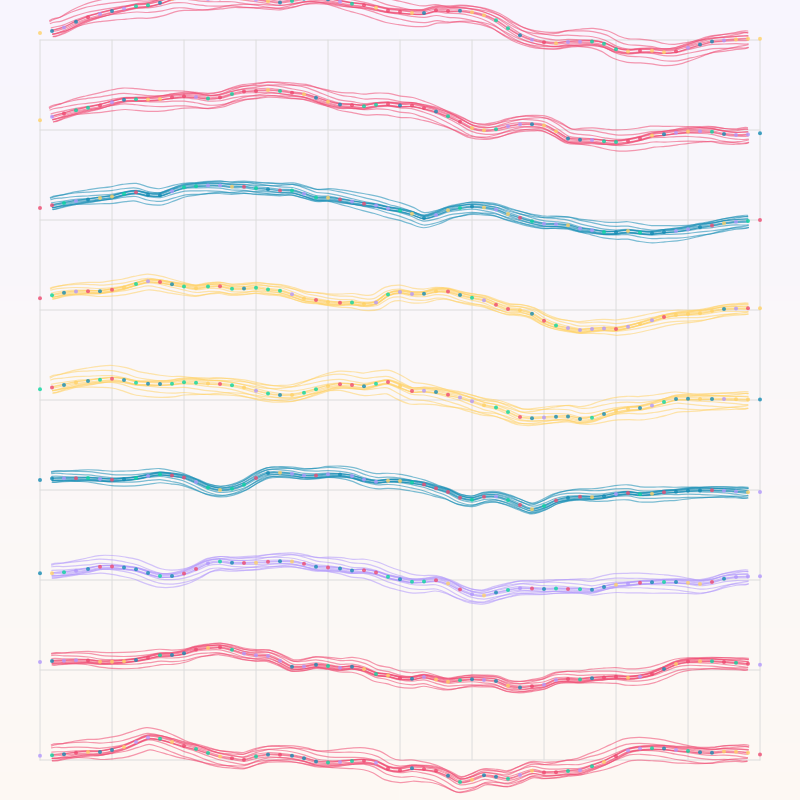
Frame 1 (no input)
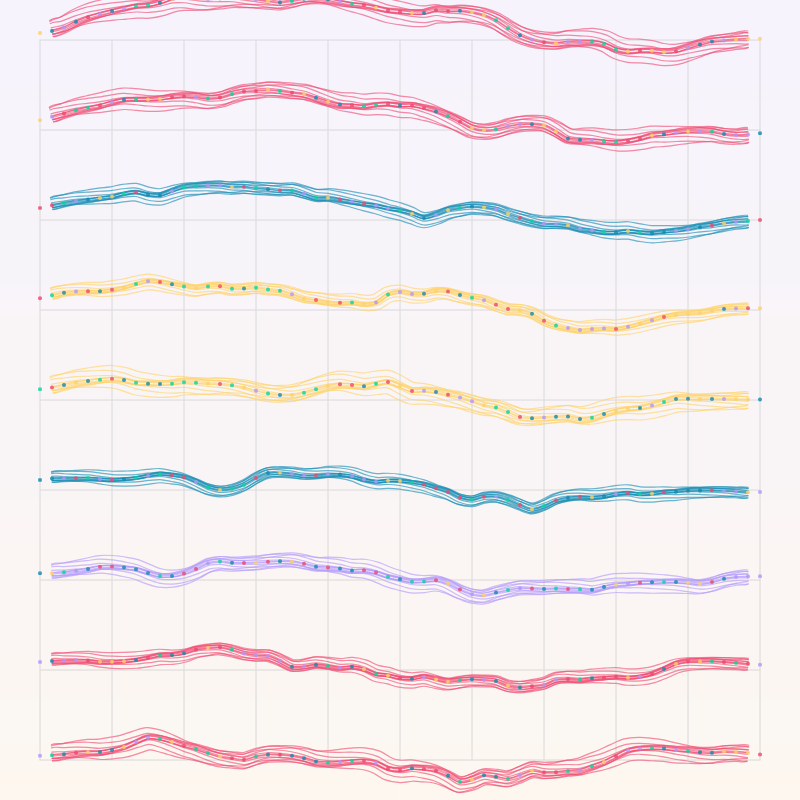
Frame 2 (the mouse pressed at the canvas centre, redrawn once)

The p5.js sketch that drew these frames (run headless with seeded random() and noise() and a simulated clock; the mouse was pressed at the canvas centre and the sketch redrawn once):

// p5.js sketch
// ── sketch.js
// Flowing ribbon/grid renderer
// Controls: complexity (smoothness/detail) and seed (repeatable layouts)

let complexitySlider, seedInput, randomBtn;
let animateChk, speedSlider;
let bgPickerA, bgPickerB;
let params = {
	seed: 2025,
	cols: 10,
	rows: 8,
	padding: 40,
	complexity: 0.5 // 0..1 controls noise scale and ribbon detail
};

function setup() {
	createCanvas(800, 800);

	// Simple controls: complexity slider, seed input, randomize
	const ctrlDiv = createDiv('').style('display', 'flex').style('gap', '12px').style('align-items','center').position(10, height + 10);

	ctrlDiv.child(createSpan('Complexity').style('font-family','sans-serif'));
	complexitySlider = createSlider(0, 100, params.complexity * 100, 1);
	ctrlDiv.child(complexitySlider);

	// Animate toggle and speed
	ctrlDiv.child(createSpan('Animate').style('font-family','sans-serif'));
	animateChk = createCheckbox('', false);
	ctrlDiv.child(animateChk);
	ctrlDiv.child(createSpan('Speed').style('font-family','sans-serif'));
	speedSlider = createSlider(10, 240, 60, 1);
	ctrlDiv.child(speedSlider);

	ctrlDiv.child(createSpan('Seed').style('font-family','sans-serif'));
	seedInput = createInput(String(params.seed));
	seedInput.attribute('size', '6');
	ctrlDiv.child(seedInput);

	ctrlDiv.child(createSpan('BG A').style('font-family','sans-serif'));
	bgPickerA = createColorPicker('#f6f3ff');
	ctrlDiv.child(bgPickerA);
	ctrlDiv.child(createSpan('BG B').style('font-family','sans-serif'));
	bgPickerB = createColorPicker('#fef7f0');
	ctrlDiv.child(bgPickerB);

	randomBtn = createButton('Randomize');
	ctrlDiv.child(randomBtn);

	complexitySlider.input(() => { if (!animateChk.checked()) redraw(); });
	animateChk.changed(() => {
		if (animateChk.checked()) {
			loop();
		} else {
			noLoop();
			redraw();
		}
	});
	speedSlider.input(() => { if (animateChk.checked()) redraw(); });
	randomBtn.mousePressed(() => {
		params.seed = floor(random(0, 100000));
		seedInput.value(String(params.seed));
		redraw();
	});

	seedInput.elt.addEventListener('keydown', (e) => {
		if (e.key === 'Enter') {
			const v = parseInt(seedInput.value(), 10);
			if (!isNaN(v)) {
				params.seed = v;
				redraw();
			}
		}
	});

	 	noLoop();
	 	redraw();
}

function draw() {
	// draw gradient background using pickers (avoid pure white or black)
	const ca = bgPickerA ? bgPickerA.value() : '#f6f3ff';
	const cb = bgPickerB ? bgPickerB.value() : '#fef7f0';
	drawGradientBackground(ca, cb);
	if (animateChk && animateChk.checked()) {
		// animate complexity smoothly using noise and a speed control
		const speed = speedSlider ? speedSlider.value() / 60 : 1.0; // cycles per second approx
		const t = frameCount * 0.016 * speed; // approx seconds
		// use noise for gentle organic movement
		params.complexity = map(noise(t * 0.3, params.seed * 0.0001), 0, 1, 0.05, 0.95);
	} else {
		params.complexity = complexitySlider.value() / 100;
	}
	const parsed = parseInt(seedInput.value(), 10);
	if (!isNaN(parsed)) params.seed = parsed;
	randomSeed(params.seed);
	noiseSeed(params.seed + 1);

	// layout
	const cols = params.cols;
	const rows = params.rows;
	const padding = params.padding;
	const w = width - padding * 2;
	const h = height - padding * 2;

	// base palette (soft translucent colors)
	const palette = ['#ef476f', '#ffd166', '#06d6a0', '#118ab2', '#b197fc'];

	// draw faint grid lines
	stroke(220);
	strokeWeight(1);
	for (let i = 0; i <= cols; i++) {
		const x = padding + (i * w) / cols;
		line(x, padding, x, padding + h);
	}
	for (let j = 0; j <= rows; j++) {
		const y = padding + (j * h) / rows;
		line(padding, y, padding + w, y);
	}

	// for each horizontal band, draw flowing ribbons formed from samples across columns
	const bands = rows + 1;
	for (let b = 0; b < bands; b++) {
		// choose color and thickness
		const cHex = random(palette);
		const col = color(cHex);
		col.setAlpha(140);
		const thickness = map(params.complexity, 0, 1, 6, 40) * random(0.6, 1.2);

		// sample points across width
		const samples = cols * 6;
		const pts = [];
		for (let i = 0; i <= samples; i++) {
			const t = i / samples;
			const x = padding + t * w;
			// baseline along grid lines with small offset per band
			const baseY = padding + (b * h) / rows;
			// use noise to generate smooth vertical displacement
			const n = noise(t * (1 + params.complexity * 6) + b * 0.3, params.seed * 0.0001 + b * 0.1);
			const amp = map(params.complexity, 0, 1, 6, 160);
			const y = baseY + map(n, 0, 1, -amp, amp) * (sin(t * PI) * 0.8 + 0.2);
			pts.push(createVector(x, y));
		}

		// draw multiple offset strokes to simulate a translucent ribbon
		const layers = int(map(params.complexity, 0, 1, 6, 18));
		for (let layer = 0; layer < layers; layer++) {
			const offset = map(layer, 0, layers - 1, -thickness / 2, thickness / 2);
			stroke(col);
			strokeWeight(1.2);
			noFill();
			beginShape();
			for (let k = 0; k < pts.length; k++) {
				const p = pts[k];
				// offset perpendicular using derivative
				let px = p.x;
				let py = p.y;
				if (k > 0 && k < pts.length - 1) {
					const prev = pts[k - 1];
					const next = pts[k + 1];
					const dx = next.x - prev.x;
					const dy = next.y - prev.y;
					const len = sqrt(dx * dx + dy * dy) || 1;
					const ux = -dy / len;
					const uy = dx / len;
					px += ux * offset * (0.6 + 0.4 * sin(k * 0.3 + layer));
					py += uy * offset * (0.6 + 0.4 * sin(k * 0.3 + layer));
				}
				curveVertex(px, py);
			}
			endShape();
		}

		// small dots at sample points for that band
		noStroke();
		for (let p of pts) {
			const dcol = color(random(palette));
			dcol.setAlpha(200);
			fill(dcol);
			ellipse(p.x, p.y, 4, 4);
		}
	}
}

function windowResized() {
	// keep canvas size fixed for layout simplicity
}

// Draw a vertical gradient between two colors (avoids pure white/black)
function drawGradientBackground(ca, cb) {
	const colA = color(ca);
	const colB = color(cb);
	// nudge colors away from pure white/black by blending with mid-gray
	const mid = color(245, 245, 245);
	const a = lerpColor(colA, mid, 0.06);
	const b = lerpColor(colB, mid, 0.06);

	noFill();
	for (let y = 0; y <= height; y++) {
		const t = y / height;
		const c = lerpColor(a, b, t);
		stroke(c);
		line(0, y, width, y);
	}
}
